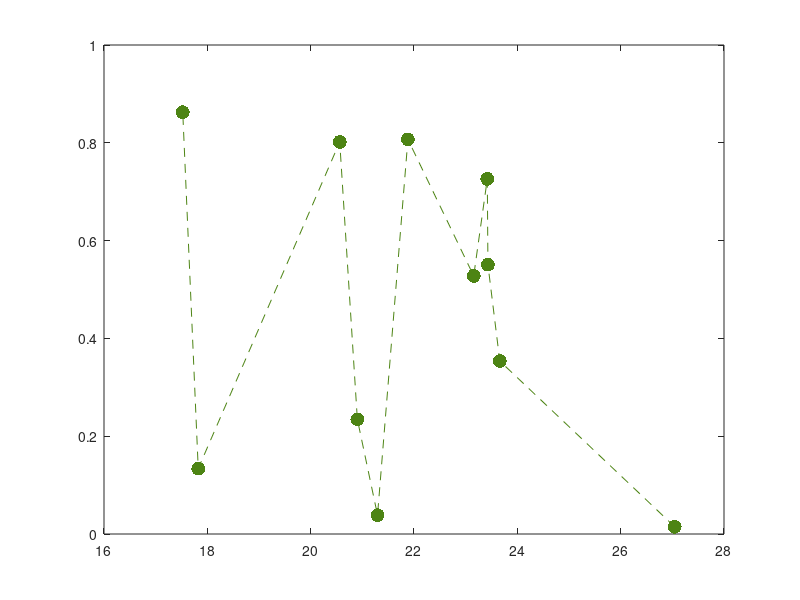

Here is the MATLAB script that generated this plot: (Note: this script raises an error after producing the figure.)
load('polarisation_array_V03.mat');
rtt=polarr(:,4);
pi=1;
ska={};
reduced = [];
ipi = 1;
slopes=[];
dslopes=[];
for i=1:142
    %disp(24*60*60*(rtt(i)-rtt(pi)))
if floor(24*6000*(rtt(i)-rtt(pi)))~=0
    figure(2)
    v = rand(3,1);
    x=polarr(pi:i-1,3);
    y=polarr(pi:i-1,1);
    plot(x,y,"Marker",".","MarkerSize",30,"LineStyle",'--',"DisplayName",datestr(rtt(pi)),'Color',v)
    %[p,s] = polyfit(x,y,1);
    %g = fittype('a*x','independent','x')
    %[fitresult, gof1, out1] = fit(x,y,g);
    [fitresult, gof1, out1] = fit(x,y,'poly1');
    coeffs = coeffvalues(fitresult);
    confints = confint(fitresult,0.5);
    dm = confints(2,1)-confints(1,1); % uncertainty of the slope
    %ska{ipi}=s;
    y_est = feval(fitresult,x);
    % Add trend line to plot
    hold on
    plot(x,y_est,'LineWidth',2,"DisplayName",datestr(rtt(pi)),'Color',v)
    %figure(3)
    %x=r;
    %x=polarr(:,15);
    %plot(mean(x(pi:i)),c(1),'Marker','.','MarkerSize',20,"DisplayName",datestr(rtt(pi)))
    slopes(ipi)=coeffs(1);
    dslopes(ipi)=dm;
    for j=1:15
        
        reduced(ipi,j)=mean(polarr(pi:i,j));
    end
    reduced(ipi,16)=coeffs(1);
    ipi=ipi+1;
hold on
pi=i;
end
end
legend()
hold off